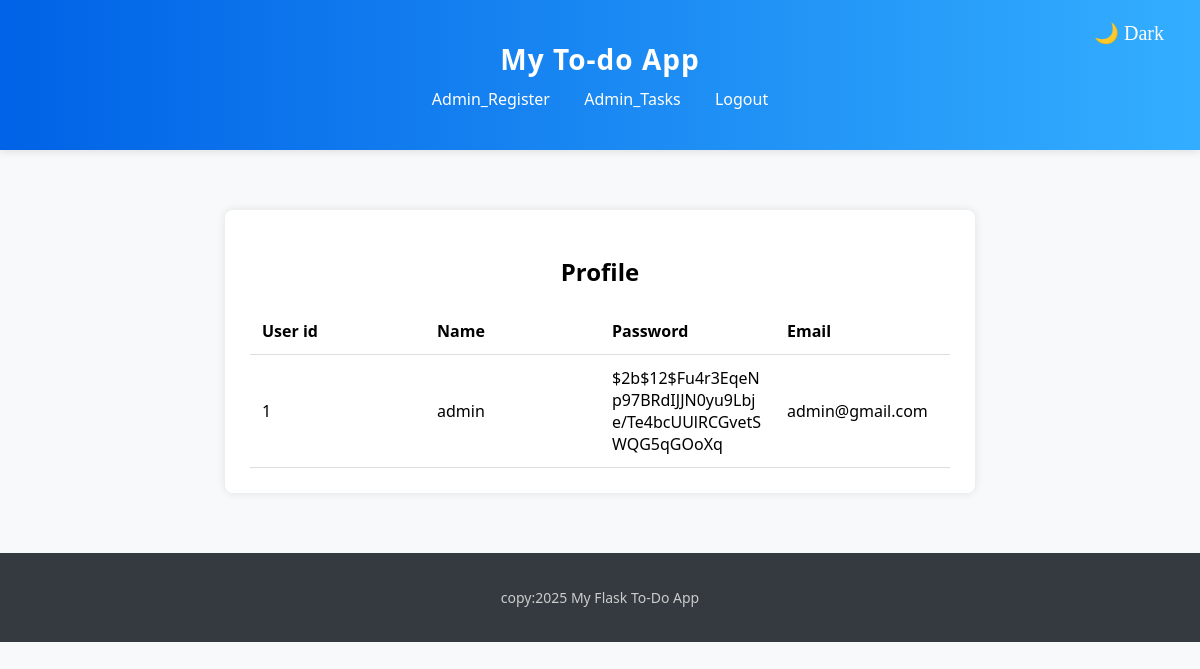
/profile (signed in), run on the app's committed database.
### app/models.py (models this page shows)
class Register(db.Model):
    __tablename__='register'
    uid=db.Column(db.Integer,primary_key=True)
    username=db.Column(db.String(100),nullable=False)
    password=db.Column(db.String(100),nullable=False)
    email=db.Column(db.String(200),unique=True)
    role=db.Column(db.String(20),default="user")
    tasks = db.relationship('Task', backref='user', lazy=True)

### app/routes/tasks.py (the view)
@tasks_bp.route('/profile')
def profile():
    if 'user_id' not in session:
        return redirect(url_for('auth.login'))
    else:
        user = Register.query.filter_by(uid=session['user_id']).first()
        return render_template('profile.html',data=user)

### app/templates/profile.html (shortened to what this page needs)
{% extends "base.html" %}
{% block content %}
<div class="task-box" style="word-wrap: break-word;
    word-break: break-word;
    white-space: normal;" >
    <h2 style="text-align: center;">Profile</h2>
    <table class="task-table">
            <thead>
                <tr>
                    <th>User id</th>
                    <th>Name</th>
                    <th>Password</th>
                    <th>Email</th>
                </tr>
            </thead>
            <tbody>
                <tr>
                    <td>{{data.uid}}</td>
                    <td>{{data.username}}</td>
                    <td>{{data.password}}</td>
                    <td>{{data.email}}</td>
                </tr>
            </tbody>
        </table>
</div>
{% endblock %}

### app/static/style.css (style rules this page uses)
body { margin:0; font-family:'Segoe UI', Tahoma, Geneva, Verdana, sans-serif; background-color: #f8f9fa; }
.task-box { max-width: 700px; margin: 40px auto; background-color: white; padding: 25px; border-radius: 8px; box-shadow: 0 0 10px rgba(0,0,0,0.1); }
.task-table { width: 100%; border-collapse: collapse; table-layout: fixed; }
.task-table th, .task-table td { text-align: left; padding: 12px; border-bottom: 1px solid #ddd; }
.task-table th { background: color #f2f2f2; ; }

### data on the page
Register: uid "1", username "admin", password "$2b$12$Fu4r3EqeNp97BRdIJJN0yu9Lbje/Te4bcUUlRCGvetSWQG5qGOoXq", email "admin@gmail.com"

### other printed values
{{ 2025 }} "2025"
